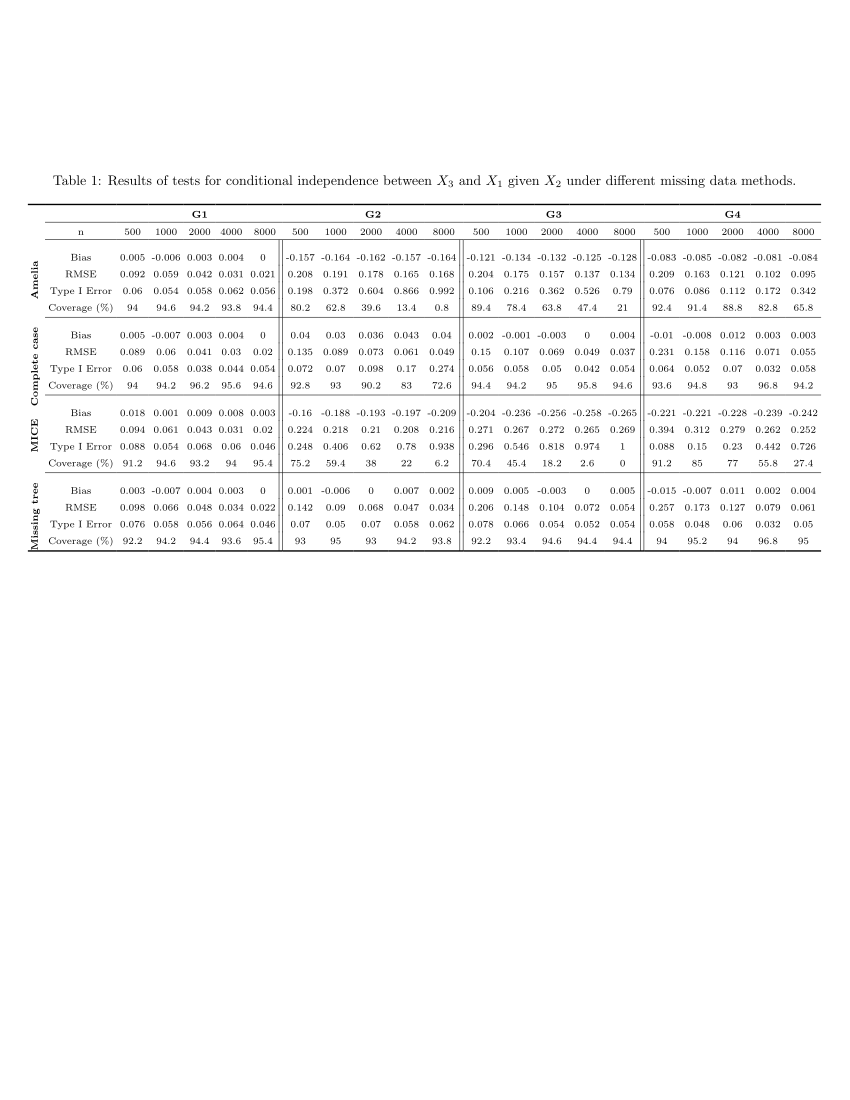

Here is the R script that generated this plot:
library(tidyverse)
library(ggplot2)
library(huxtable)

mDAGs <- c(
  mar         = "G1",
  G1sub       = "G2",
  `G3-ext`    = "G3",
  permutation = "G4"
)

N <- c(500, 1000, 2000, 4000, 8000)
nsim <- 500
true_beta1 <- 0  # True value of beta1 (X3 ⊥ X1 | X2)
alpha <- 0.05
methods <- c("Amelia", "Complete case","MICE", "Missing tree")

# save results for all plots
all_results <- list()

for (i in seq_along(mDAGs)) {
  
  load(paste0("Simulations/sim2/", names(mDAGs)[i], "/results.Rdata"))
  
  # Calculate metrics for each method and sample size
  summary_results <- list()
  
  for (method in methods) {
    for (j in 1:length(N)) {
      n <- N[j]
      
      # Extract results for this method and sample size
      estimates <- results[[method]]$estimate[, j]
      ses <- results[[method]]$se[, j]
      ci_lowers <- results[[method]]$ci_lower[, j]
      ci_uppers <- results[[method]]$ci_upper[, j]
      p_values <- results[[method]]$p_value[, j]
      
      # Calculate metrics
      bias <- mean(estimates - true_beta1)
      rmse <- sqrt(mean((estimates - true_beta1)^2))
      type1_error <- mean(p_values < alpha)
      coverage <- mean(ci_lowers <= true_beta1 & ci_uppers >= true_beta1)
      
      # Store
      summary_results[[length(summary_results) + 1]] <- data.frame(
        Method = method,
        n = n,
        Bias = bias,
        RMSE = rmse,
        Type_I_Error = type1_error,
        Coverage = coverage*100,
        stringsAsFactors = FALSE
      )
    }
  }
  
  # combine into one data frame
  summary_df <- bind_rows(summary_results)
  
  # transpose long to wide
  tab_data <- do.call(rbind, lapply(methods, function(x) {
    t(summary_df[summary_df$Method == x, 3:6])
  }))
  
  all_results[[i]] <- tab_data
  
}

# data for making table
tab_data <- bind_cols(all_results)

# keep three decimal place
tab_data <- apply(tab_data, MARGIN=2, FUN=function(x) sprintf("%.3f", x))

tab_data

# make table
library(huxtable)
library(dplyr)
options(scipen = 999)

table1 <- as_hux(tab_data) %>% 
  insert_row("G1","","","","","G2","","","","","G3","","","","","G4","","","","", after = 0) %>% 
  insert_row(rep(c("500","1000","2000","4000","8000"),4), after = 1) %>% 
  insert_column(c("","n",rep(c('Bias','RMSE','Type I Error','Coverage (%)'),4)), after = 0) %>%
  insert_column(c('','','Amelia','','','','Complete case','','','','MICE','','','','Missing tree','','',''), after = 0) %>%
  merge_cells(1,3:7) %>% 
  merge_cells(1,8:12) %>%
  merge_cells(1,13:17) %>%
  merge_cells(1,18:22) %>% # merge cells of G1 to G4
  set_align(1, everywhere, "center") %>% # center G1 to G4
  merge_cells(3:6, 1) %>% 
  merge_cells(7:10, 1) %>%
  merge_cells(11:14, 1) %>%
  merge_cells(15:18, 1) %>% # merge cells of methods
  set_valign(c(3,7,11,15), col=1,"middle") %>% 
  set_rotation(c(3,7,11,15), 1, 90) %>% # center and rotate methods
  set_align(col=1, everywhere, "left") %>%
  set_number_format(everywhere,everywhere, "%s") %>% # set number format
  set_align(col=2:ncol(.),everywhere,"center") %>%
  set_all_padding(-1)  %>%
  set_bold(1, everywhere) %>%
  set_bold(everywhere, 1) %>%
  set_top_border(row = c(3,7,11,15), col =2:ncol(.)) %>% 
  set_bottom_border(row = 1, col =2:ncol(.),brdr(0.4, "solid")) %>% 
  set_top_border(row=1,col=everywhere,brdr(1, "solid")) %>% set_bottom_border(row = nrow(.),col = everywhere,brdr(1, "solid")) %>%
  set_right_border(3:nrow(.), 7, brdr(0.4,"double")) %>%
  set_right_border(3:nrow(.), 12, brdr(0.4,"double")) %>%
  set_right_border(3:nrow(.), 17, brdr(0.4,"double")) %>%
  set_font_size(7.5) %>% 
  set_top_padding(c(3,7,11,15), everywhere, 5) %>%
  set_bottom_padding(c(6,10,14,18), everywhere, 5) %>%
  set_caption("Results of tests for conditional independence between $X_3$ and $X_1$ given $X_2$ under different missing data methods.")

table1
quick_latex(table1, file = "Simulations/sim2/table.tex")
